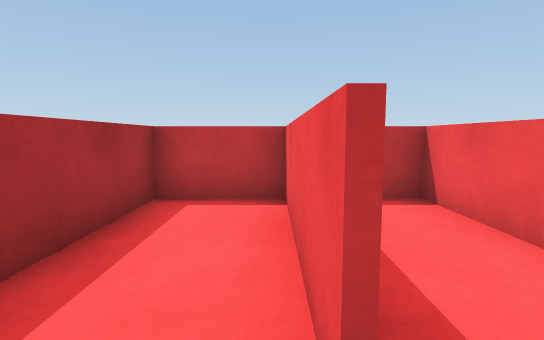
view 1 (above)

24 first-person views from a walk through a robot-simulator world made for Webots. The camera is 0.26 m above the floor, tilts 6° down and sees 80° across. The floor is counted in squares, 0.25 m on a side. Each view is taken from the middle of a square. On the plan, view 1 faces up. The plan holds only what a view shows up to about 13 squares ahead; the rest is blank. The place goes on beyond the plan. The robots in the file are not drawn.

view 2
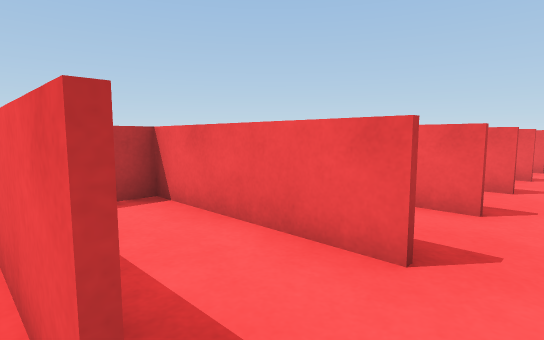

view 3
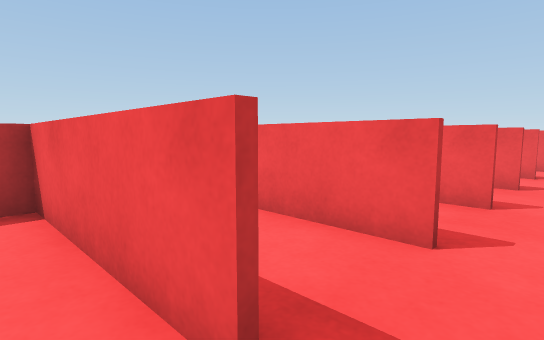

view 4
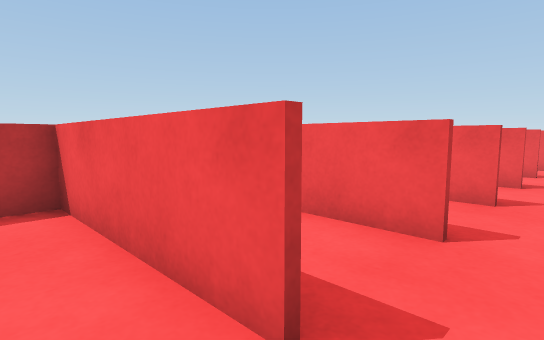

view 5
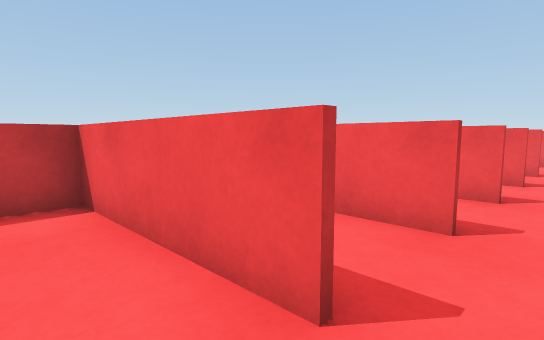

view 6
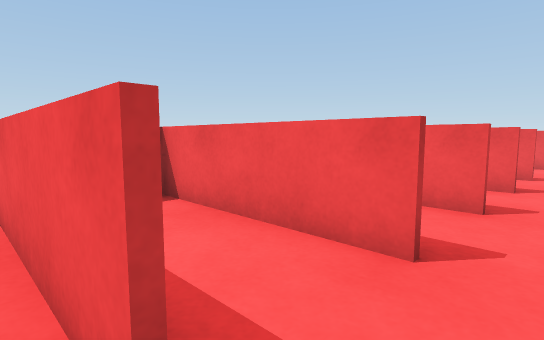

view 7
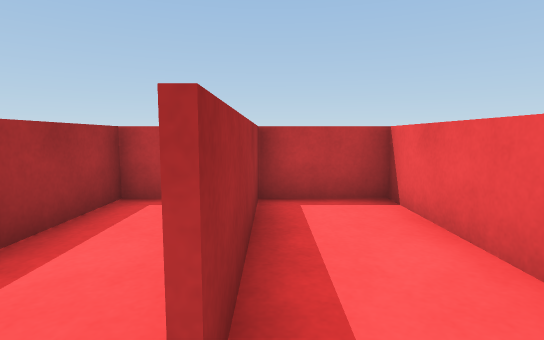

view 8
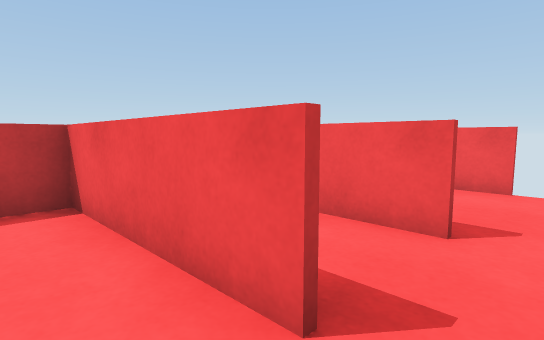

view 9
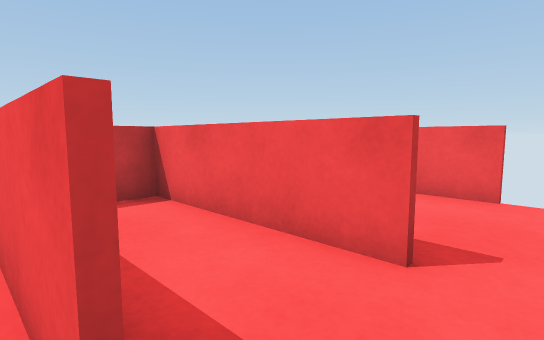

view 10
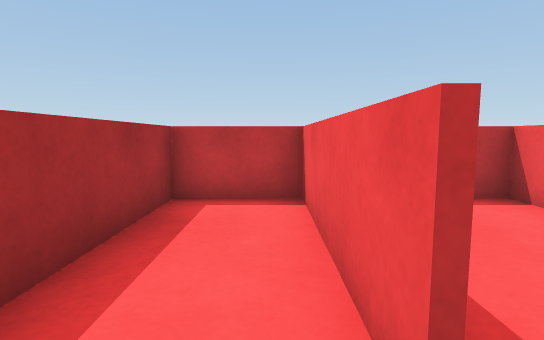

view 11
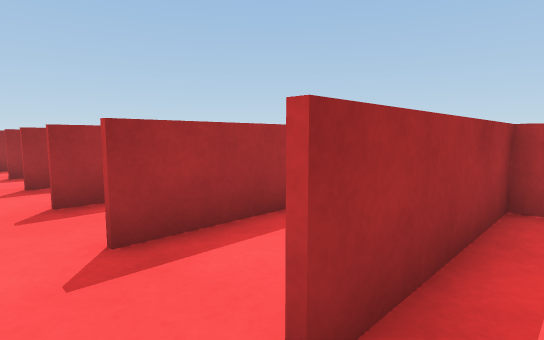

view 12
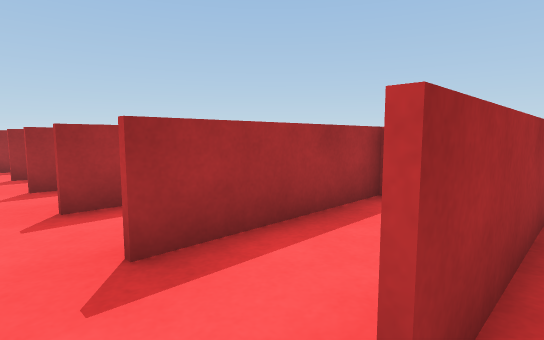

view 13
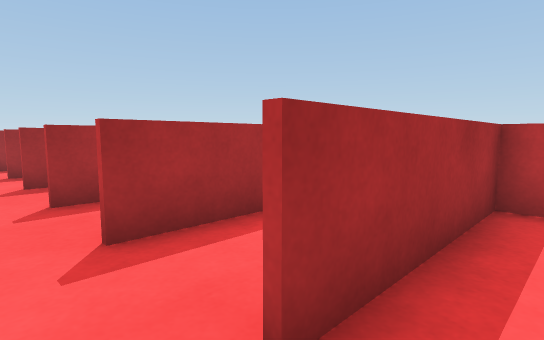

view 14
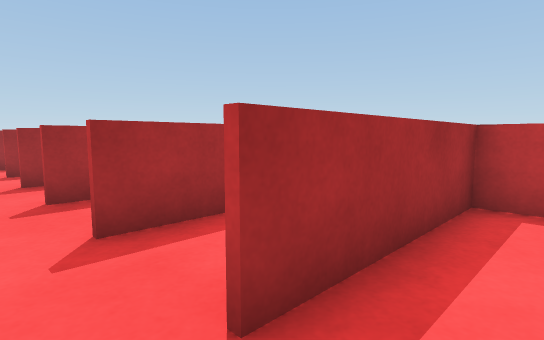

view 15
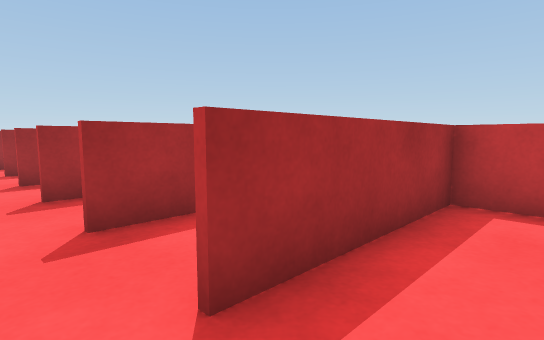

view 16
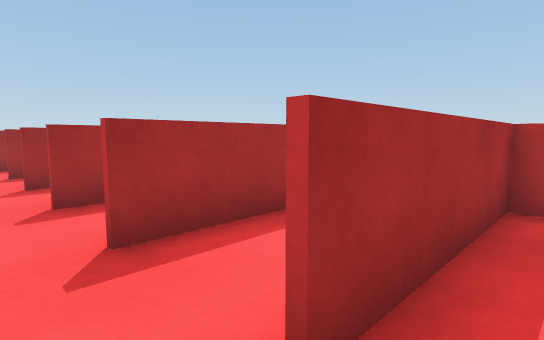

view 17
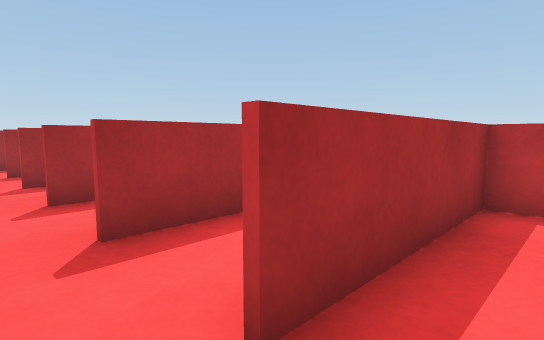

view 18
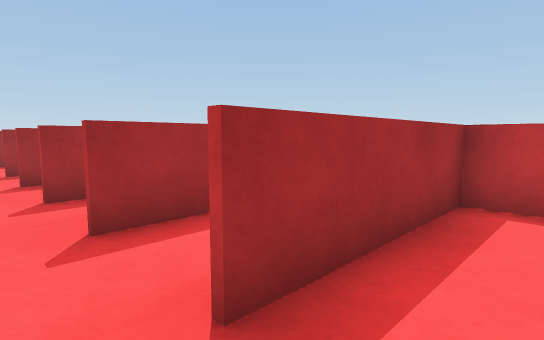

view 19
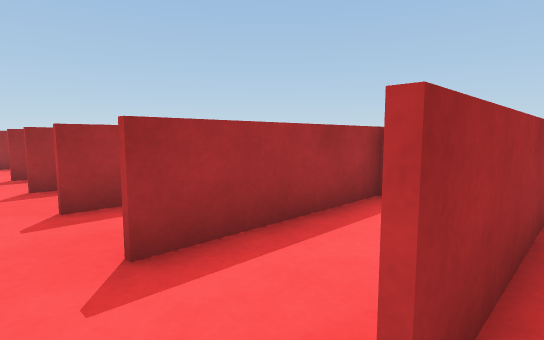

view 20
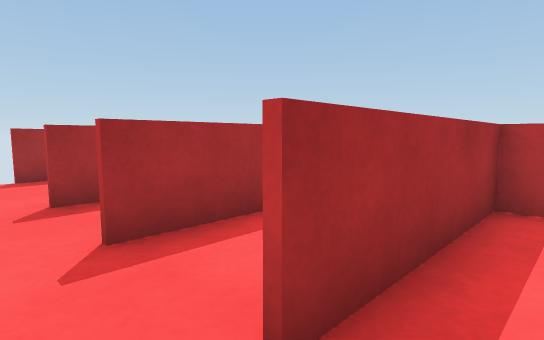

view 21
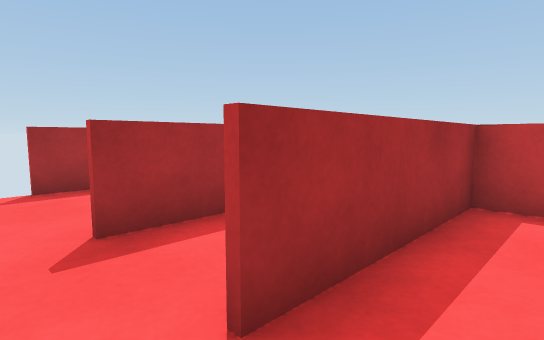

view 22
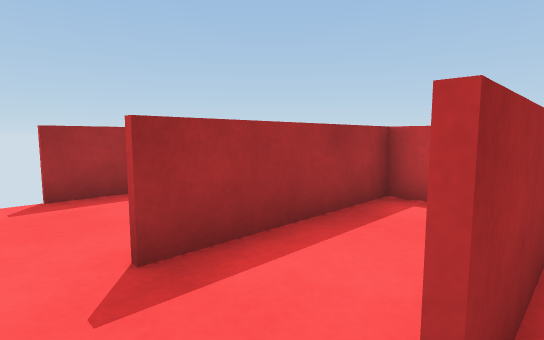

view 23
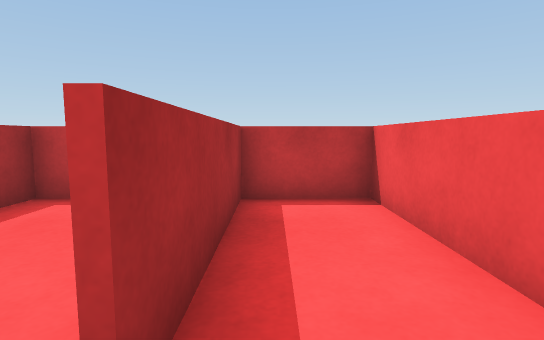

view 24
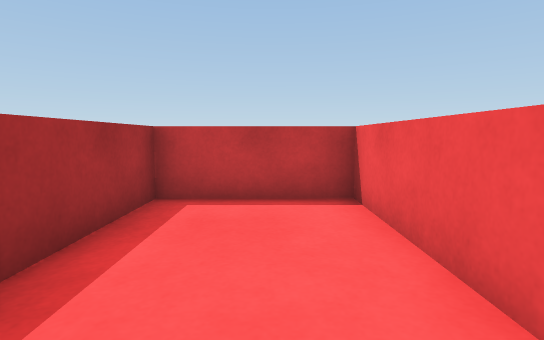

### Floor plan
Points are (right, up) in squares from view 1. A wall is a line through its corners. A room is listed if a view was taken in it or the views show most of it. See-through windows are left out.
Room 1 (views 1, 2, 13)
walls: (0.2, 0.9) (0.2, 5.2); (0, 5.3) (-2, 5.3); (-1.9, 5.4) (-1.9, 1)
ways out: opening at (-2, 0.5) to room 8; opening at (0, 0.5) to room 18
Room 2 (views 3, 12)
walls: (4.8, 0.9) (4.8, 5.3) (4.4, 5.3); (2.6, 4.8) (2.6, 1)
ways out: opening at (5, 0.5) to room 3; opening at (3, 0.5) to room 18
Room 3 (view 4)
walls: (7.1, 0.9) (7.1, 5.4); (4.9, 3.4) (4.9, 1)
ways out: opening at (5, 0.5) to room 2; opening at (7, 0.5) to room 4
Room 4 (views 5, 6, 11)
walls: (9.4, 0.9) (9.4, 5.4); (8.9, 5.3) (6.4, 5.3); (7.2, 5.4) (7.2, 1)
ways out: opening at (7, 0.5) to room 3; opening at (9, 0.5) to room 17
Room 5 (view 7)
walls: (13.9, 0.9) (13.9, 5.3) (11.9, 5.3); (11.8, 5.4) (11.8, 1)
ways out: opening at (14, 0.5) to room 6; opening at (12, 0.5) to room 17
Room 6 (views 8, 9)
walls: (16.2, 0.9) (16.2, 5.4)
ways out: opening at (14, 0.5) to room 5; opening at (16, 0.5) to room 7
Room 7 (view 10)
walls: (18.5, 0.9) (18.5, 5.3) (15.4, 5.3); (16.3, 5.4) (16.3, 1.9)
ways out: opening at (16, 0.5) to room 6; opening at (19, 0.5)
Room 8 (view 14)
walls: (-2, 5.3) (-4.2, 5.3) (-4.2, 1)
ways out: opening at (-2, 0.5) to room 1; opening at (-4, 0.5) to room 9
Room 9 (view 15)
walls: (-5.4, 5.3) (-6.5, 5.3) (-6.5, 1)
ways out: opening at (-4, 0.5) to room 8; opening at (-7, 0.5) to room 10
Room 10 (view 16)
walls: (-8.4, 5.3) (-8.8, 5.3) (-8.8, 1)
ways out: opening at (-7, 0.5) to room 9; opening at (-9, 0.5) to room 11
Room 11 (view 17)
walls: (-11.1, 5.3) (-11.1, 1)
ways out: opening at (-9, 0.5) to room 10; opening at (-11, 0.5) to room 12
Room 12 (views 18, 19)
walls: (-13.4, 5.3) (-13.4, 1)
ways out: opening at (-11, 0.5) to room 11; opening at (-13, 0.5) to room 19
Room 13 (view 20)
walls: (-17.9, 5.4) (-17.9, 1)
ways out: opening at (-18, 0.5) to room 14; opening at (-16, 0.5) to room 19
Room 14 (views 21, 22)
walls: (-20.2, 5.4) (-20.2, 1); (-17.4, 5.3) (-19.9, 5.3)
ways out: opening at (-18, 0.5) to room 13; opening at (-20, 0.5) to room 15
Room 15 (view 23)
walls: (-20.3, 1.9) (-20.3, 5.4); (-22.5, 5.4) (-22.5, 0.9); (-19.9, 5.3) (-22.9, 5.3)
ways out: opening at (-20, 0.5) to room 14; opening at (-23, 0.5) to room 16
Room 16 (view 24)
walls: (-22.6, 1.5) (-22.6, 5.4); (-22.9, 5.3) (-25.9, 5.3) (-25.9, 1)
ways out: opening at (-23, 0.5) to room 15; gap at (-26, 1)
Room 17 (no view inside)
walls: (11.7, 0.9) (11.7, 5.4); (9.5, 5.4) (9.5, 2.9); (11.9, 5.3) (8.9, 5.3)
ways out: opening at (9, 0.5) to room 4; opening at (12, 0.5) to room 5
Room 18 (no view inside)
walls: (2.5, 0.9) (2.5, 5.3) (0, 5.3); (0.3, 5.4) (0.3, 1)
ways out: opening at (0, 0.5) to room 1; opening at (3, 0.5) to room 2
Room 19 (no view inside)
walls: (-15.7, 5.4) (-15.7, 1)
ways out: opening at (-13, 0.5) to room 12; opening at (-16, 0.5) to room 13

Where each view was taken, in squares from view 1:
view 1: 0 up, 0 right, facing up
view 2: 0 up, 0 right, facing up-right
view 3: 0 up, 4 right, facing up-right
view 4: 0 up, 6 right, facing up-right
view 5: 0 up, 8 right, facing up-right
view 6: 0 up, 9 right, facing up-right
view 7: 0 up, 12 right, facing up
view 8: 0 up, 15 right, facing up-right
view 9: 0 up, 16 right, facing up-right
view 10: 0 up, 18 right, facing up
view 11: 0 up, 8 right, facing up-left
view 12: 0 up, 3 right, facing up-left
view 13: 0 up, 1 left, facing up-left
view 14: 0 up, 3 left, facing up-left
view 15: 0 up, 5 left, facing up-left
view 16: 0 up, 8 left, facing up-left
view 17: 0 up, 10 left, facing up-left
view 18: 0 up, 12 left, facing up-left
view 19: 0 up, 13 left, facing up-left
view 20: 0 up, 17 left, facing up-left
view 21: 0 up, 19 left, facing up-left
view 22: 0 up, 20 left, facing up-left
view 23: 0 up, 22 left, facing up
view 24: 0 up, 24 left, facing up
